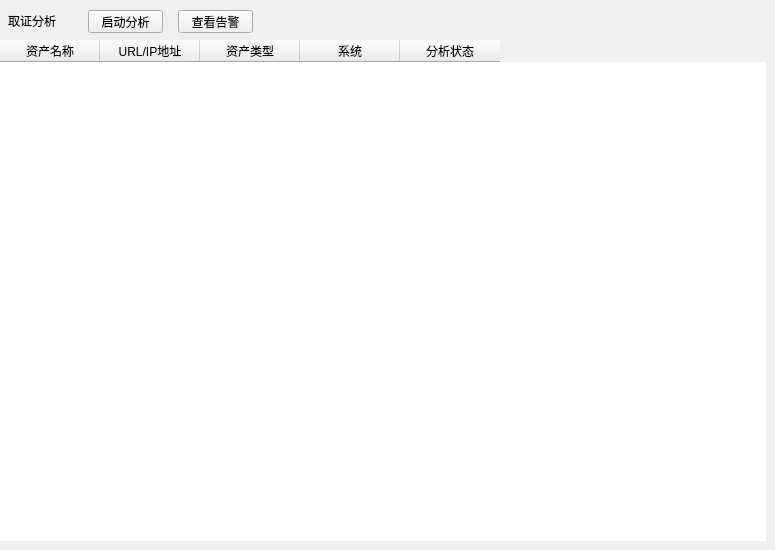
     <widget class="QWidget" name="page_3">
      <widget class="QPushButton" name="analyzeButton">
       <property name="geometry">
        <rect>
         <x>88</x>
         <y>10</y>
         <width>75</width>
         <height>23</height>
        </rect>
       </property>
       <property name="styleSheet">
        <string notr="true">font: 8pt &quot;微软雅黑&quot;;</string>
       </property>
       <property name="text">
        <string>启动分析</string>
       </property>
      </widget>
      <widget class="QTableWidget" name="anaTableWidget">
       <property name="geometry">
        <rect>
         <x>0</x>
         <y>40</y>
         <width>766</width>
         <height>501</height>
        </rect>
       </property>
       <property name="frameShape">
        <enum>QFrame::NoFrame</enum>
       </property>
       <property name="rowCount">
        <number>0</number>
       </property>
       <property name="columnCount">
        <number>5</number>
       </property>
       <attribute name="horizontalHeaderHighlightSections">
        <bool>false</bool>
       </attribute>
       <attribute name="verticalHeaderVisible">
        <bool>false</bool>
       </attribute>
       <attribute name="verticalHeaderHighlightSections">
        <bool>false</bool>
       </attribute>
       <column>
        <property name="text">
         <string>资产名称</string>
        </property>
       </column>
       <column>
        <property name="text">
         <string>URL/IP地址</string>
        </property>
       </column>
       <column>
        <property name="text">
         <string>资产类型</string>
        </property>
       </column>
       <column>
        <property name="text">
         <string>系统</string>
        </property>
       </column>
       <column>
        <property name="text">
         <string>分析状态</string>
        </property>
       </column>
      </widget>
      <widget class="QLabel" name="label_5">
       <property name="geometry">
        <rect>
         <x>8</x>
         <y>10</y>
         <width>51</width>
         <height>21</height>
        </rect>
       </property>
       <property name="text">
        <string>取证分析</string>
       </property>
      </widget>
      <widget class="QPushButton" name="checkLogButton">
       <property name="geometry">
        <rect>
         <x>178</x>
         <y>10</y>
         <width>75</width>
         <height>23</height>
        </rect>
       </property>
       <property name="styleSheet">
        <string notr="true">font: 8pt &quot;微软雅黑&quot;;</string>
       </property>
       <property name="text">
        <string>查看告警</string>
       </property>
      </widget>
     </widget>
